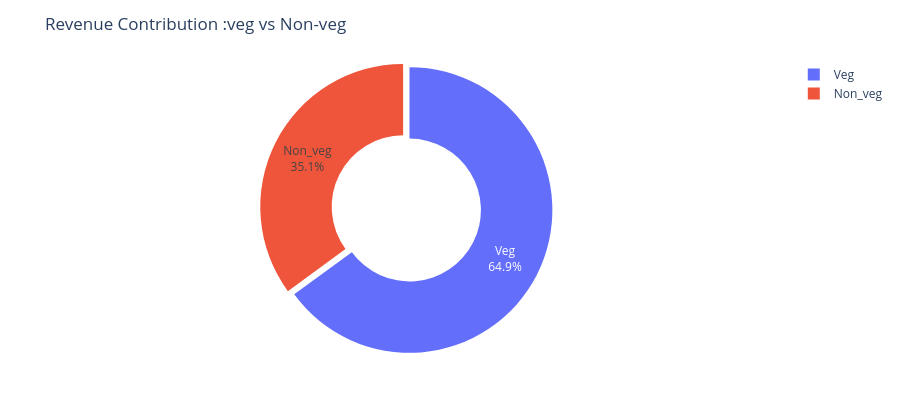

Here is the notebook cell this chart was saved with:
### Code cell
fig = px.pie(
    food_revenue,
    values ="Price (INR)",
    names = "Food category",
    hole = 0.5,
    title = "Revenue Contribution :veg vs Non-veg"

)

fig.update_traces(
    textinfo = "label+percent",
    pull=[0.05,0]
)

fig.update_layout(
    height = 400,
    margin = dict(t=60,b=40,l=40,r=40)
)

fig.show()

### Figure 1 — Plotly figure (JSON) as saved in the notebook; plotly's stock layout.template omitted (floating-point values rounded to 4 significant figures)
{"data": [{"domain": {"x": [0, 1], "y": [0, 1]}, "hole": 0.5, "hovertemplate": "Food category=%{label}<br>Price (INR)=%{value}<extra></extra>", "labels": ["Non_veg", "Veg"], "legendgroup": "", "name": "", "pull": [0.05, 0], "showlegend": true, "textinfo": "label+percent", "type": "pie", "values": [18580000.0, 34430000.0]}], "layout": {"height": 400, "legend": {"tracegroupgap": 0}, "margin": {"b": 40, "l": 40, "r": 40, "t": 60}, "title": {"text": "Revenue Contribution :veg vs Non-veg"}}}
